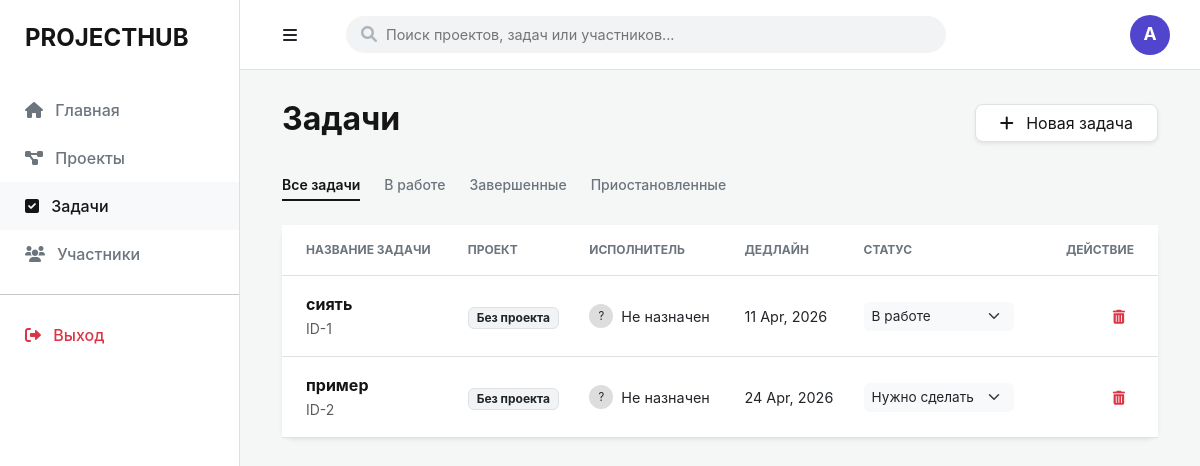
/tasks, run on an earlier commit of the app's database.
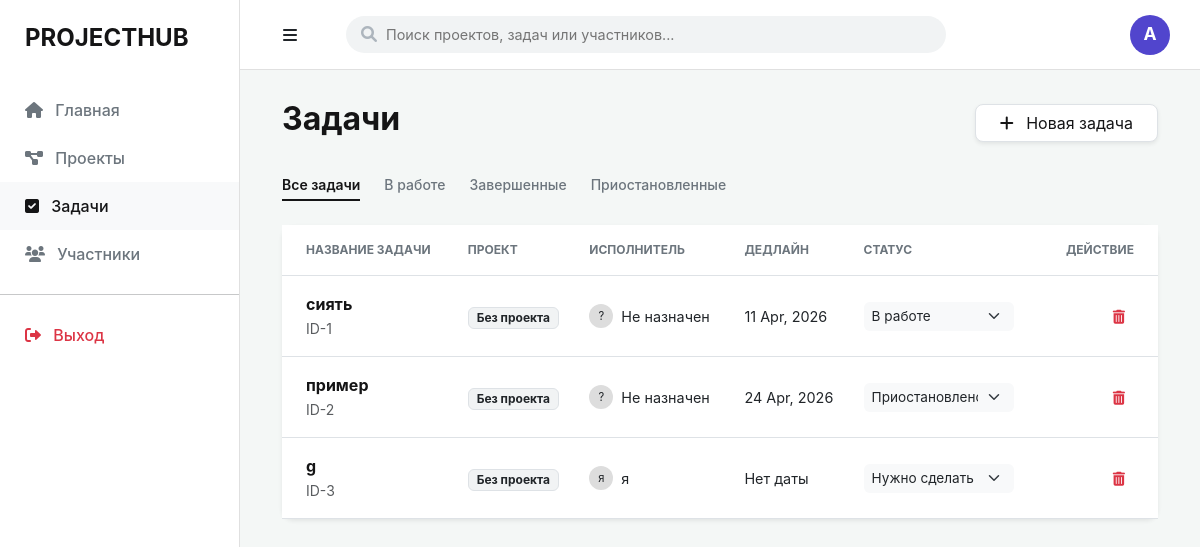
And on a later commit of the database.
### app/models/task.py (models this page shows)
class Task(Base):
    __tablename__ = "tasks"
    id = Column(Integer, primary_key=True, index=True)
    title = Column(String)
    status = Column(String, default="To Do")
    owner_id = Column(Integer, ForeignKey("users.id"))
    owner = relationship("User", back_populates="tasks")
    deadline = Column(Date, nullable=True)
    project_id = Column(Integer, ForeignKey("projects.id"))

### app/models/user.py (models this page shows)
class User(Base):
    __tablename__ = "users"
    id = Column(Integer, primary_key=True, index=True)
    username = Column(String, unique=True, index=True)
    email = Column(String, unique=True, index=True)
    hashed_password = Column(String)
    role = Column(String, default=UserRole.DEVELOPER.value)
    tasks = relationship("Task", back_populates="owner")
    projects = relationship("Project", back_populates="owner")

### app/main.py (the view)
@app.get("/tasks", response_class=HTMLResponse)
async def tasks_page(request: Request, status: str = None, db: Session = Depends(get_db)):
    users = db.query(User).all()
    tasks = db.query(Task).all()
    users = db.query(User).all()  # <--- БЕЗ ЭТОЙ СТРОКИ СПИСОК БУДЕТ ПУСТЫМ
    projects = db.query(Project).all()
    try:
        query = db.query(Task)
        if status:
            query = query.filter(Task.status == status)
        tasks = query.all()
        projects = db.query(Project).all()
        return templates.TemplateResponse("tasks.html", {
            "request": request,
            "tasks": tasks,
            "users": users,
            "projects": projects,
            "current_status": status # Передаем текущий фильтр в шаблон
        })
    except Exception as e:
        return HTMLResponse(content=f"Ошибка: {e}", status_code=500)

### templates/tasks.html (shortened to what this page needs)
{% extends "base.html" %}
{% block content %}
<div class="container-fluid">
    <div class="d-flex justify-content-between align-items-center mb-4">
        <h2 class="fw-bold" style="color: var(--neutral-dark);">Задачи</h2>
        <button class="btn border shadow-sm px-4"
        data-bs-toggle="modal"
        data-bs-target="#createTaskModal"
        style="background: #ffffff; color: var(--neutral-dark); border-radius: 8px;">
    <i class="fas fa-plus me-2"></i> Новая задача
</button>
    </div>
    <div class="d-flex gap-2 mb-4">
    <a href="/tasks" class="btn btn-sm pb-1 px-0 me-3 shadow-none {% if not current_status %}active-filter{% endif %}"
       style="border: none; font-weight: {% if not current_status %}600{% else %}500{% endif %}; color: {% if not current_status %}var(--neutral-dark){% else %}var(--neutral-gray){% endif %}; {% if not current_status %}border-bottom: 2px solid var(--neutral-dark) !important; border-radius: 0;{% endif %}">
       Все задачи
    </a>
    <a href="/tasks?status=In Progress" class="btn btn-sm pb-1 px-0 me-3 shadow-none"
       style="border: none; font-weight: {% if current_status == 'In Progress' %}600{% else %}500{% endif %}; color: {% if current_status == 'In Progress' %}var(--neutral-dark){% else %}var(--neutral-gray){% endif %}; ">
       В работе
    </a>
    <a href="/tasks?status=Done" class="btn btn-sm pb-1 px-0 me-3 shadow-none"
       style="border: none; font-weight: {% if current_status == 'Done' %}600{% else %}500{% endif %}; color: {% if current_status == 'Done' %}var(--neutral-dark){% else %}var(--neutral-gray){% endif %}; ">
       Завершенные
    </a>
    <a href="/tasks?status=On Hold" class="btn btn-sm pb-1 px-0 shadow-none"
       style="border: none; font-weight: {% if current_status == 'On Hold' %}600{% else %}500{% endif %}; color: {% if current_status == 'On Hold' %}var(--neutral-dark){% else %}var(--neutral-gray){% endif %}; ">
       Приостановленные
    </a>
</div>
    <div class="card border-0 shadow-sm" style="border-radius: 12px;">
        <div class="table-responsive">
            <table class="table align-middle mb-0" style="background: #ffffff;">
                <thead style="background: #f8f9fa;">
                    <tr>
                        <th class="ps-4 py-3" style="font-size: 0.75rem; text-transform: uppercase; color: var(--neutral-gray);">Название задачи</th>
                        <th class="py-3" style="font-size: 0.75rem; text-transform: uppercase; color: var(--neutral-gray);">Проект</th>
                        <th class="py-3" style="font-size: 0.75rem; text-transform: uppercase; color: var(--neutral-gray);">Исполнитель</th>
                        <th class="py-3" style="font-size: 0.75rem; text-transform: uppercase; color: var(--neutral-gray);">Дедлайн</th>
                        <th class="py-3" style="font-size: 0.75rem; text-transform: uppercase; color: var(--neutral-gray);">Статус</th>
                        <th class="pe-4 py-3 text-end" style="font-size: 0.75rem; text-transform: uppercase; color: var(--neutral-gray);">Действие</th>
                    </tr>
                </thead>
                <tbody>
    {% for task in tasks %}
    <tr class="border-bottom {% if task.status == 'Done' %}opacity-50{% endif %}" style="transition: all 0.3s ease;">
        <td class="ps-4 py-3">
            <div class="fw-bold" style="color: var(--neutral-dark);">
                {{ task.title }}
            </div>
            <small class="text-muted">ID-{{ task.id }}</small>
        </td>
        <td>
            <span class="badge border text-dark font-weight-normal" style="background: #f1f3f4; border-radius: 6px;">
                {{ task.project.title if task.project else 'Без проекта' }}
            </span>
        </td>
        <td>
            <div class="d-flex align-items-center">
                <div class="rounded-circle me-2" style="width: 24px; height: 24px; background: #ddd; display: flex; align-items: center; justify-content: center; font-size: 0.7rem;">
                    {{ task.owner.username[0] if task.owner else '?' }}
                </div>
                <span style="font-size: 0.9rem;">{{ task.owner.username if task.owner else 'Не назначен' }}</span>
            </div>
        </td>
        <td style="font-size: 0.9rem;">
            {{ task.deadline.strftime('%d %b, %Y') if task.deadline else 'Нет даты' }}
        </td>
        <td>
            <form action="/tasks/update-status/{{ task.id }}" method="post" style="margin: 0;">
                <select name="status" onchange="this.form.submit()" class="form-select form-select-sm border-0 bg-light shadow-none" style="width: 150px; font-size: 0.85rem; cursor: pointer; border-radius: 6px;">
                    <option value="To Do" {% if task.status == 'To Do' %}selected{% endif %}>Нужно сделать</option>
                    <option value="In Progress" {% if task.status == 'In Progress' %}selected{% endif %}>В работе</option>
                    <option value="On Hold" {% if task.status == 'On Hold' %}selected{% endif %}>Приостановлено</option>
                </select>
            </form>
        </td>
        <td class="pe-4 text-end">
    <form action="/tasks/delete/{{ task.id }}" method="post" style="display: inline;" onsubmit="return confirm('Удалить эту задачу?')">
        <button type="submit" class="btn btn-sm text-danger shadow-none" title="Удалить">
            <i class="fas fa-trash-alt"></i>
        </button>
    </form>
</td>
    </tr>
    {% else %}
    <tr>
        <td colspan="6" class="text-center py-5 text-muted">Задач пока нет. Создайте первую!</td>
    </tr>
    {% endfor %}
</tbody>
            </table>
        </div>
    </div>
</div>
{% endblock %}

### templates/base.html (shortened to what this page needs)
<!DOCTYPE html>
<html lang="ru">
<head>
    <link href="https://cdn.jsdelivr.net/npm/bootstrap@5.3.0/dist/css/bootstrap.min.css" rel="stylesheet">
    <link rel="stylesheet" href="https://cdnjs.cloudflare.com/ajax/libs/font-awesome/6.0.0/css/all.min.css">
</head>
<body>
    <div class="sidebar" id="sidebar">
        <div class="sidebar-brand text-uppercase">ProjectHub</div>
        <nav class="nav flex-column">
            <a class="nav-link {% if request.url.path == '/' %}active{% endif %}" href="/">
                <i class="fas fa-home me-2"></i> Главная
            </a>
            <a class="nav-link {% if request.url.path == '/projects' %}active{% endif %}" href="/projects">
                <i class="fas fa-project-diagram me-2"></i> Проекты
            </a>
            <a class="nav-link {% if request.url.path.startswith('/tasks') %}active{% endif %}" href="/tasks">
                <i class="fas fa-check-square me-2"></i> Задачи
            </a>
            <a class="nav-link {% if request.url.path == '/users' %}active{% endif %}" href="/users">
                <i class="fas fa-users me-2"></i> Участники
            </a>
            <hr>
            <a class="nav-link text-danger" href="#"><i class="fas fa-sign-out-alt me-2"></i> Выход</a>
        </nav>
    </div>
    <div class="topbar" id="topbar">
        <button class="btn me-3" id="toggleBtn">
            <i class="fas fa-bars"></i>
        </button>
        <div class="search-container" id="searchContainer">
            <form action="/search" method="get" id="searchForm">
                <div class="search-input-group">
                    <i class="fas fa-search"></i>
                    <input type="text" id="searchInput" name="q" class="custom-search-input" placeholder="Поиск проектов, задач или участников..." autocomplete="off">
                </div>
            </form>
        </div>
        <div class="ms-auto dropdown profile-dropdown">
            <a href="#" class="d-flex align-items-center text-decoration-none dropdown-toggle" id="profileMenu" data-bs-toggle="dropdown" aria-expanded="false">
                <div class="profile-avatar">A</div>
            </a>
        </div>
    </div>
    <div class="main-content" id="mainContent">
        {% block content %}{% endblock %}
    </div>
</body>
</html>

### templates/base.html (style rules this page uses)
:root { --sidebar-width: 240px; --topbar-height: 70px; --neutral-dark: #151516; --neutral-gray: #6c757d; }
body { background-color: #f4f7f6; font-family: 'Inter', sans-serif; margin: 0; overflow-x: hidden; }
.sidebar { width: var(--sidebar-width); height: 100vh; position: fixed; left: 0; top: 0; background: #ffffff; border-right: 1px solid #e0e0e0; padding-top: 20px; z-index: 1050; transition: transform 0.3s ease; }
.sidebar-brand { padding: 0 25px 30px; font-size: 1.5rem; font-weight: 700; color: var(--neutral-dark); }
.nav-link { padding: 12px 25px; color: var(--neutral-gray); font-weight: 500; transition: all 0.3s; text-decoration: none; display: block; }
.nav-link:hover, .nav-link.active { color: var(--neutral-dark); background: #f8f9fa; }
.topbar { height: var(--topbar-height); margin-left: var(--sidebar-width); background: #ffffff; border-bottom: 1px solid #e0e0e0; display: flex; align-items: center; padding: 0 30px; position: sticky; top: 0; z-index: 1000; transition: margin-left 0.3s ease; }
.search-container { flex-grow: 1; max-width: 600px; margin-left: 20px; position: relative; }
.search-input-group { position: relative; display: flex; align-items: center; }
.search-input-group i { position: absolute; left: 15px; color: #adb5bd; }
.custom-search-input { width: 100%; padding: 8px 10px 8px 40px; background: #f1f3f4; border: none; border-radius: 20px; font-size: 0.9rem; outline: none; }
.profile-dropdown .dropdown-toggle::after { display: none; }
.profile-avatar { width: 40px; height: 40px; background-color: #5145cd; border-radius: 50%; color: white; display: flex; align-items: center; justify-content: center; font-weight: bold; font-size: 1.1rem; }
.main-content { margin-left: var(--sidebar-width); padding: 30px; min-height: calc(100vh - var(--topbar-height)); transition: margin-left 0.3s ease; }

What changed in the data, as far as the page shows it:
changed Task "пример": status "Нужно сделать" → "Приостановлено"
added Task: title "g", id "3", project "Без проекта", owner "я", deadline "Нет даты", status "Нужно сделать"
